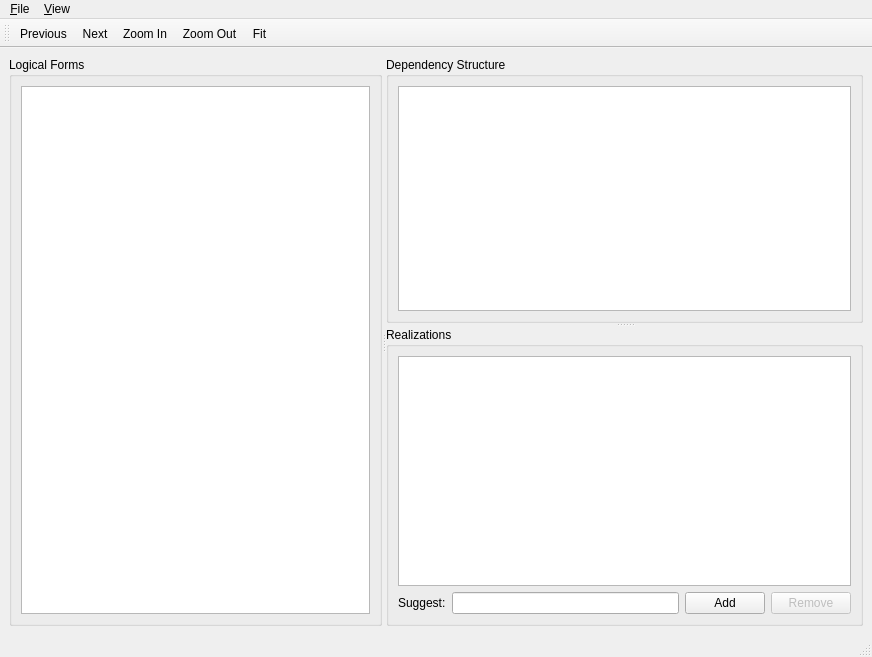
<?xml version="1.0" encoding="UTF-8"?>
<ui version="4.0">
 <class>AnnotateMainWindow</class>
 <widget class="QMainWindow" name="AnnotateMainWindow">
  <property name="geometry">
   <rect>
    <x>0</x>
    <y>0</y>
    <width>872</width>
    <height>657</height>
   </rect>
  </property>
  <property name="windowTitle">
   <string>Fluency Annotation</string>
  </property>
  <widget class="QWidget" name="centralwidget">
   <layout class="QVBoxLayout" name="verticalLayout_4">
    <item>
     <widget class="QSplitter" name="indexDetailSplitter">
      <property name="orientation">
       <enum>Qt::Horizontal</enum>
      </property>
      <widget class="QGroupBox" name="groupBox">
       <property name="title">
        <string>Logical Forms</string>
       </property>
       <layout class="QVBoxLayout" name="verticalLayout">
        <item>
         <widget class="QListView" name="lfListView"/>
        </item>
       </layout>
      </widget>
      <widget class="QSplitter" name="structRelSplitter">
       <property name="orientation">
        <enum>Qt::Vertical</enum>
       </property>
       <widget class="QGroupBox" name="groupBox_2">
        <property name="title">
         <string>Dependency Structure</string>
        </property>
        <layout class="QVBoxLayout" name="verticalLayout_2">
         <item>
          <widget class="QGraphicsView" name="structureGraphicsView"/>
         </item>
        </layout>
       </widget>
       <widget class="QGroupBox" name="groupBox_3">
        <property name="title">
         <string>Realizations</string>
        </property>
        <layout class="QVBoxLayout" name="verticalLayout_3">
         <item>
          <widget class="QListView" name="realizationsListView"/>
         </item>
         <item>
          <layout class="QHBoxLayout" name="horizontalLayout">
           <item>
            <widget class="QLabel" name="label">
             <property name="text">
              <string>Suggest:</string>
             </property>
             <property name="buddy">
              <cstring>suggestLineEdit</cstring>
             </property>
            </widget>
           </item>
           <item>
            <widget class="QLineEdit" name="suggestLineEdit"/>
           </item>
           <item>
            <widget class="QPushButton" name="addSuggestPushButton">
             <property name="text">
              <string>Add</string>
             </property>
            </widget>
           </item>
           <item>
            <widget class="QPushButton" name="removeSuggestPushButton">
             <property name="enabled">
              <bool>false</bool>
             </property>
             <property name="text">
              <string>Remove</string>
             </property>
            </widget>
           </item>
          </layout>
         </item>
        </layout>
       </widget>
      </widget>
     </widget>
    </item>
   </layout>
  </widget>
  <widget class="QMenuBar" name="menubar">
   <property name="geometry">
    <rect>
     <x>0</x>
     <y>0</y>
     <width>872</width>
     <height>22</height>
    </rect>
   </property>
   <widget class="QMenu" name="menu_File">
    <property name="title">
     <string>&amp;File</string>
    </property>
    <addaction name="action_Quit"/>
   </widget>
   <widget class="QMenu" name="menu_View">
    <property name="title">
     <string>&amp;View</string>
    </property>
    <addaction name="previousAction"/>
    <addaction name="nextAction"/>
    <addaction name="separator"/>
    <addaction name="zoomInAction"/>
    <addaction name="zoomOutAction"/>
    <addaction name="fitAction"/>
   </widget>
   <addaction name="menu_File"/>
   <addaction name="menu_View"/>
  </widget>
  <widget class="QStatusBar" name="statusbar"/>
  <widget class="QToolBar" name="toolBar">
   <property name="windowTitle">
    <string>toolBar</string>
   </property>
   <attribute name="toolBarArea">
    <enum>TopToolBarArea</enum>
   </attribute>
   <attribute name="toolBarBreak">
    <bool>false</bool>
   </attribute>
   <addaction name="previousAction"/>
   <addaction name="nextAction"/>
   <addaction name="zoomInAction"/>
   <addaction name="zoomOutAction"/>
   <addaction name="fitAction"/>
  </widget>
  <action name="action_Quit">
   <property name="text">
    <string>&amp;Quit</string>
   </property>
   <property name="shortcut">
    <string>Ctrl+Q</string>
   </property>
  </action>
  <action name="zoomInAction">
   <property name="icon">
    <iconset resource="../resources/flan.qrc">
     <normaloff>:/icons/viewmag+.png</normaloff>:/icons/viewmag+.png</iconset>
   </property>
   <property name="text">
    <string>&amp;Zoom In</string>
   </property>
   <property name="shortcut">
    <string>Ctrl++</string>
   </property>
  </action>
  <action name="zoomOutAction">
   <property name="icon">
    <iconset resource="../resources/flan.qrc">
     <normaloff>:/icons/viewmag-.png</normaloff>:/icons/viewmag-.png</iconset>
   </property>
   <property name="text">
    <string>Zoom &amp;Out</string>
   </property>
   <property name="shortcut">
    <string>Ctrl+-</string>
   </property>
  </action>
  <action name="fitAction">
   <property name="icon">
    <iconset resource="../resources/flan.qrc">
     <normaloff>:/icons/viewmagfit.png</normaloff>:/icons/viewmagfit.png</iconset>
   </property>
   <property name="text">
    <string>Fit</string>
   </property>
   <property name="shortcut">
    <string>Ctrl+F</string>
   </property>
  </action>
  <action name="previousAction">
   <property name="icon">
    <iconset resource="../resources/flan.qrc">
     <normaloff>:/icons/previous.png</normaloff>:/icons/previous.png</iconset>
   </property>
   <property name="text">
    <string>Previous</string>
   </property>
   <property name="shortcut">
    <string>Ctrl+P</string>
   </property>
  </action>
  <action name="nextAction">
   <property name="icon">
    <iconset resource="../resources/flan.qrc">
     <normaloff>:/icons/next.png</normaloff>:/icons/next.png</iconset>
   </property>
   <property name="text">
    <string>Next</string>
   </property>
   <property name="shortcut">
    <string>Ctrl+N</string>
   </property>
  </action>
 </widget>
 <resources>
  <include location="../resources/flan.qrc"/>
 </resources>
 <connections>
  <connection>
   <sender>action_Quit</sender>
   <signal>triggered()</signal>
   <receiver>AnnotateMainWindow</receiver>
   <slot>close()</slot>
   <hints>
    <hint type="sourcelabel">
     <x>-1</x>
     <y>-1</y>
    </hint>
    <hint type="destinationlabel">
     <x>399</x>
     <y>299</y>
    </hint>
   </hints>
  </connection>
 </connections>
</ui>
